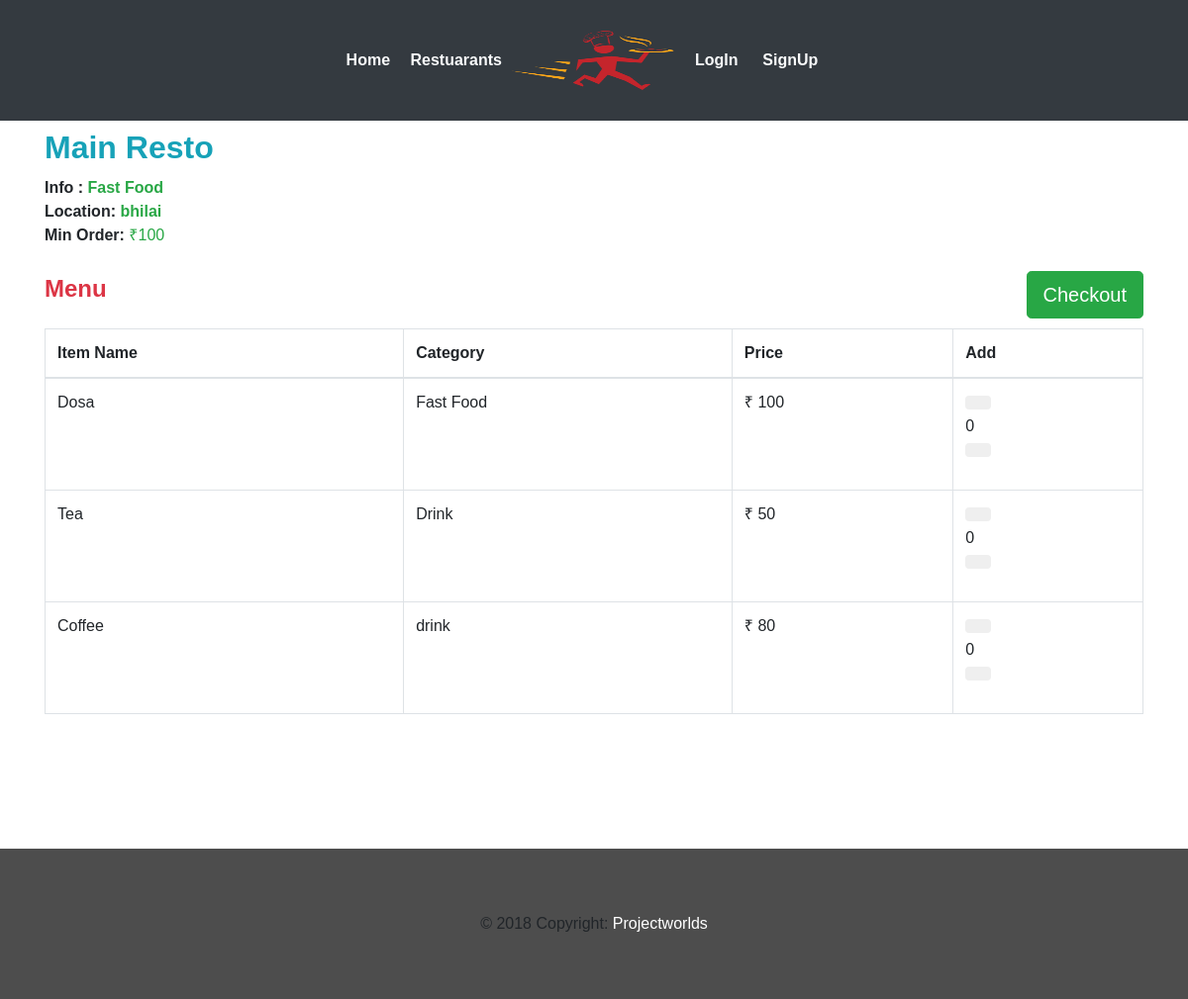
Page /restaurant/1/ on the committed database.
### webapp/models.py (models this page shows, shortened)
class Restaurant(models.Model):
	user        = models.OneToOneField(settings.AUTH_USER_MODEL,on_delete=models.CASCADE)
	rname 		= models.CharField(max_length=100,blank=False)
	info	 	= models.CharField(max_length=40,blank=False)
	min_ord		= models.CharField(max_length=5,blank=False)
	location    = models.CharField(max_length=40,blank=False)
	r_logo      = models.FileField(blank=False)
	REST_STATE_OPEN    = "Open"
	REST_STATE_CLOSE   = "Closed"
	REST_STATE_CHOICES =(
			(REST_STATE_OPEN,REST_STATE_OPEN),
			(REST_STATE_CLOSE,REST_STATE_CLOSE)
		)
	status 	= models.CharField(max_length=50,choices=REST_STATE_CHOICES,default=REST_STATE_OPEN,blank=False)
	approved = models.BooleanField(blank=False,default=True)

class Item(models.Model):
	id 			= models.AutoField(primary_key=True)
	fname 		= models.CharField(max_length=30,blank=False)
	category 	= models.CharField(max_length=50,blank=False)
	def __str__(self):
		return self.fname

### webapp/views.py (the view)
# urls.py: path('restaurant/<int:pk>/',views.restuarantMenu,name='menu'),
def restuarantMenu(request,pk=None):
	menu = Menu.objects.filter(r_id=pk)
	rest = Restaurant.objects.filter(id=pk)
	items =[]
	for i in menu:
		item = Item.objects.filter(fname=i.item_id)
		for content in item:
			temp=[]
			temp.append(content.fname)
			temp.append(content.category)
			temp.append(i.price)
			temp.append(i.id)
			temp.append(rest[0].status)
			temp.append(i.quantity)
			items.append(temp)
	context = {
		'items'	: items,
		'rid' 	: pk,
		'rname'	: rest[0].rname,
		'rmin'	: rest[0].min_ord,
		'rinfo' : rest[0].info,
		'rlocation':rest[0].location,
	}
	return render(request,'webapp/menu.html',context)

### webapp/templates/webapp/menu.html (shortened to what this page needs)
{% extends 'webapp/base.html'%}
{% block body %}
	<div class="container">
		<h1 class="text-info mb-2"><font size="6"><strong>{{rname}}</strong></font></h1>
		<p>
		<font size="3"><b>Info : </b><a class="text-success"><strong>{{rinfo|safe}}</strong></a>
		<br/>
		<b>Location: </b><a class="text-success"><strong>{{rlocation}}</strong></a>
		<br>
		<b >Min Order:</b> <a class="text-success">&#x20b9;{{rmin}}</a>
	</font>
	</p>
	</div>
	<br>
	<div class="container">
		<input type="button" class="btn btn-success btn-lg pull-right" onclick="storearray();" value="Checkout"/>
	</div>
	<div class="container ">
			<h3 class="text-danger"><font size="5"><strong>Menu</strong></font></h3>
			<br>
				<table class="table table-hover table-bordered">
					<thead>
						<th>Item Name</th>
						<th>Category</th>
						<th>Price</th>
						<th>Add</th>
					</thead>
					{% for x in items %}
					<tr>
					<td>{{x.0}}</td>
					<td>{{x.1}}</td>
					<td>&#x20b9; {{x.2}}</td>
					{% if x.4 == "Open" %}
					{% if x.5 > 0 %}
					<td>
                  <div class="form-group" style="width:40%;">
            		<div class="input-group-btn">
                		<button id="down" class="btn btn-default"
      				 onclick="if(document.querySelector('#itemno{{x.3}}').innerHTML>0){
                	document.querySelector('#itemno{{x.3}}').innerHTML--;
                	minuscounter('{{x.3}}');
                	}">
                </button>
            </div>
            <span id='itemno{{x.3}}'> 0 </span>
            <div class="input-group-btn">
                <button id="up" class="btn btn-default"
                onclick="
                if(document.querySelector('#itemno{{x.3}}').innerHTML<{{x.5}}){
                	document.querySelector('#itemno{{x.3}}').innerHTML++;
                	pluscounter('{{x.3}}');
                	}"></button>
            	</div>
        		</div>
					</td>
					{% else %}
					<td>
						NA
					</td>
					{% endif %}
					{% else %}
					<td>
						Closed
					</td>
					{% endif %}
					</tr>
					{% endfor %}
				</table>
	</div>
<br>
{% endblock %}

### webapp/static/webapp/css/style.css (style rules this page uses)
body { padding:0; margin:0; font-family: 'Source Sans Pro', sans-serif; }
body a { transition:0.5s all; -webkit-transition:0.5s all; -moz-transition:0.5s all; -o-transition:0.5s all; -ms-transition:0.5s all; }
input[type="button"],input[type="submit"] { transition:0.5s all; -webkit-transition:0.5s all; -moz-transition:0.5s all; -o-transition:0.5s all; -ms-transition:0.5s all; }
h1,h2,h3,h4,h5,h6 { margin:0; }
p { margin:0; }

### rows in the picture
Restaurant: rname "Main Resto", info "Fast Food", location "bhilai", min_ord "100", status "Open" (drawn)
Item: fname "Dosa", category "Fast Food"
Item: fname "Tea", category "Drink"
Item: fname "Coffee", category "drink"

### other values in the picture
{{ x.2 }} "100" "50" "80"
